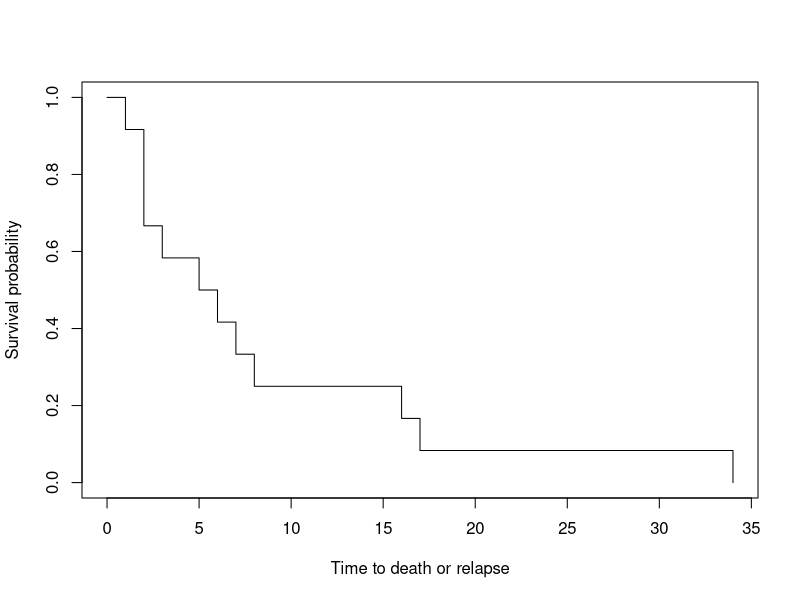

Source code (R):
#########################################################################
### Time to death or relapse (in months) after bone marrow transplant ###
### for 12 patients with non-Hodgkin's lymphoma                       ### 
#########################################################################

# (a)
# Time to death or relapse
time = c(1,2,2,2,3,5,6,7,8,16,17,34)

# Create a data frame with the survival time, 
# the number of deaths at each time point (assuming no censoring)
# and the empirical survival estimate
surv.table = data.frame(time = unique(time), failures = c(table(time)) )

# Number of patients being alive
surv.table$alive = 12 - cumsum(surv.table$failures)

# Survival probability
surv.table$surv = surv.table$alive/12
surv.table

# (b)
# Don't forget to import library survival
library(survival)
nhl.data = data.frame(time = time, delta = 1)

# Use the Surv function to declare survival data
nhl.fit = survfit(Surv(time,delta) ~ 1,data = nhl.data)
summary(nhl.fit)

# (c)
# Set working directory
setwd("C:/Applied_Survival_Analysis_Jan2016/lab1/graphs")

pdf('lab1EmpSurv.pdf',width = 5,height = 5)
plot(nhl.fit,conf.int = F,mark.time = F,xlab = "Time to death or relapse",
     ylab = "Survival probability")
dev.off()

# (d)
# Calculation of standard errors
# Just the SE of a binomial proportion, p(1-p)/n
surv.table$se = sqrt(surv.table$surv*(1-surv.table$surv)/12)
surv.table[,c("time","se")]

# (e)
# Median survival
quantile(nhl.fit,probs = c(0.25,0.50,0.75),conf.int = F)



